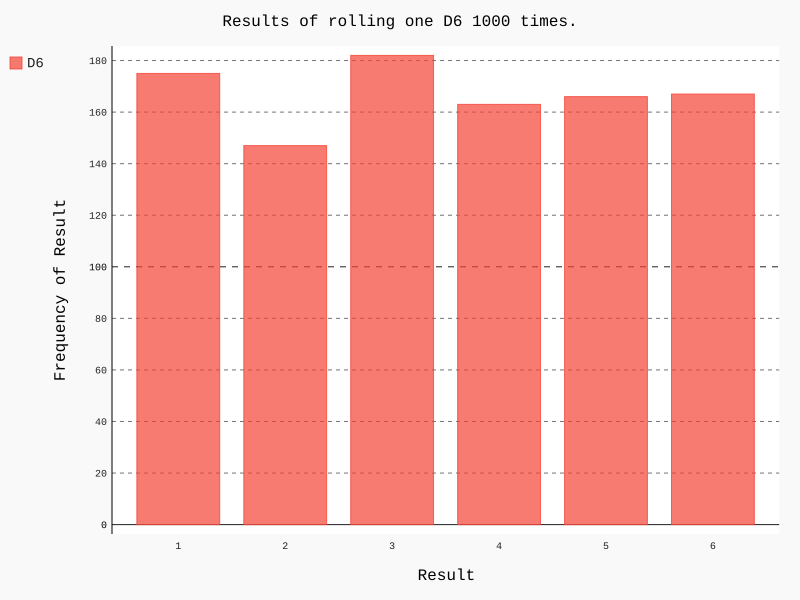

The Python source for this figure:
import pygal
from die import Die

# 创建一个D6
die=Die()

# 掷几次骰子，并将结果存储在一个列表中
results=[]
for roll_num in range(1000):
    result=die.roll()
    results.append(result)

# 分析结果
frequencies=[]
for value in range(1,die.num_sides+1):
    frequency=results.count(value)
    frequencies.append(frequency)

# 对数据进行可视化
hist=pygal.Bar()

hist.title="Results of rolling one D6 1000 times."
hist.x_labels=['1','2','3','4','5','6']
hist.x_title="Result"
hist.y_title="Frequency of Result"

hist.add('D6',frequencies)
hist.render_to_file('die_visual.svg')

print(frequencies)
